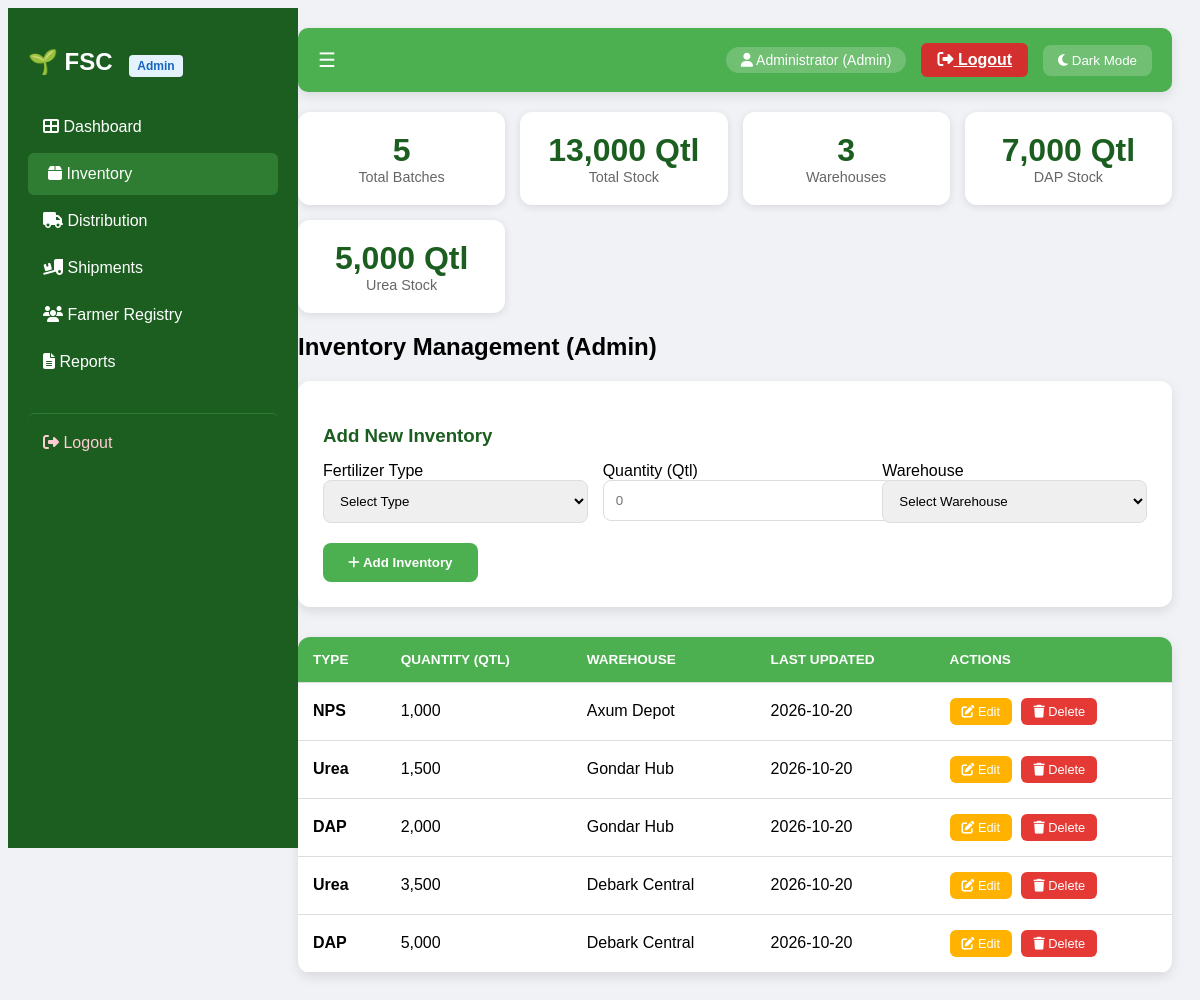
The app's page /inventory.php (signed in) with its own data.
### tables this page shows
CREATE TABLE IF NOT EXISTS inventory (
    id INT AUTO_INCREMENT PRIMARY KEY,
    fertilizer_type VARCHAR(50) NOT NULL,
    quantity DECIMAL(10,2) NOT NULL,
    warehouse VARCHAR(100) NOT NULL,
    minimum_threshold DECIMAL(10,2) DEFAULT 100,
    expiry_date DATE NULL,
    created_at TIMESTAMP DEFAULT CURRENT_TIMESTAMP,
    updated_at TIMESTAMP DEFAULT CURRENT_TIMESTAMP ON UPDATE CURRENT_TIMESTAMP
);

### inventory.php (the view, shortened to what this page needs)
<?php
require_once 'db_connect.php';
$user_role = $_SESSION['role'] ?? 'Customer';
$username = $_SESSION['username'] ?? 'User';
$full_name = $_SESSION['full_name'] ?? $username;
$edit_data = null;
$result = $conn->query("SELECT * FROM inventory ORDER BY id DESC");
$total_items = 0;
$total_quantity = 0;
$warehouses = [];
$dap_total = 0;
$urea_total = 0;
if ($result && $result->num_rows > 0) {
    $total_items = $result->num_rows;
    $result->data_seek(0);
    while($row = $result->fetch_assoc()) {
        $total_quantity += $row['quantity'];
        if (!in_array($row['warehouse'], $warehouses)) {
            $warehouses[] = $row['warehouse'];
        }
        if ($row['fertilizer_type'] == 'DAP') $dap_total += $row['quantity'];
        if ($row['fertilizer_type'] == 'Urea') $urea_total += $row['quantity'];
    }
    $result->data_seek(0);
}
?>
<!DOCTYPE html>
<html lang="en">
<head>
<link rel="stylesheet" href="https://cdnjs.cloudflare.com/ajax/libs/font-awesome/6.4.0/css/all.min.css">
<link rel="stylesheet" type="text/css" href="inventory.css">
</head>
<body class="<?php echo isset($_COOKIE['darkMode']) && $_COOKIE['darkMode'] == 'true' ? 'dark-mode' : ''; ?>">
<div class="sidebar" id="sidebar">
    <h2>🌱 FSC <span class="role-badge"><?php echo $user_role; ?></span></h2>
    <a href="dashboard.php"><i class="fas fa-th-large"></i> <span>Dashboard</span></a>
    <a href="inventory.php" class="active"><i class="fas fa-box"></i> <span>Inventory</span></a>
    <a href="distribution.php"><i class="fas fa-truck"></i> <span>Distribution</span></a>
    <a href="shipments.php"><i class="fas fa-truck-loading"></i> <span>Shipments</span></a>
    <a href="farmer.php"><i class="fas fa-users"></i> <span>Farmer Registry</span></a>
    <a href="reports.php"><i class="fas fa-file-alt"></i> <span>Reports</span></a>
    <a href="logout.php" class="logout-link"><i class="fas fa-sign-out-alt"></i> <span>Logout</span></a>
</div>
<div class="main-content">
    <div class="topbar">
        <div class="toggle-btn" onclick="toggleSidebar()">☰</div>
        <div class="user-info">
            <span><i class="fas fa-user"></i> <?php echo $full_name; ?> (<?php echo $user_role; ?>)</span>
            <a href="logout.php" class="logout-btn"><i class="fas fa-sign-out-alt"></i> Logout</a>
            <button onclick="toggleMode()"><i class="fas fa-moon"></i> Dark Mode</button>
        </div>
    </div>
    <div class="stats-grid">
        <div class="stat-card">
            <div class="stat-value"><?php echo $total_items; ?></div>
            <div class="stat-label">Total Batches</div>
        </div>
        <div class="stat-card">
            <div class="stat-value"><?php echo number_format($total_quantity); ?> Qtl</div>
            <div class="stat-label">Total Stock</div>
        </div>
        <div class="stat-card">
            <div class="stat-value"><?php echo count($warehouses); ?></div>
            <div class="stat-label">Warehouses</div>
        </div>
        <div class="stat-card">
            <div class="stat-value"><?php echo number_format($dap_total); ?> Qtl</div>
            <div class="stat-label">DAP Stock</div>
        </div>
        <div class="stat-card">
            <div class="stat-value"><?php echo number_format($urea_total); ?> Qtl</div>
            <div class="stat-label">Urea Stock</div>
        </div>
    </div>
    <h2 id="pageTitle" style="margin-bottom: 20px;">
        <?php
        if ($user_role == 'Admin') echo 'Inventory Management (Admin)';
        elseif ($user_role == 'Supplier') echo 'Supplier Inventory Management';
        else echo 'Local Inventory (View Only)';
        ?>
    </h2>
    <?php if ($user_role == 'Admin' || $user_role == 'Supplier'): ?>
    <div class="inventory-card">
        <h3 id="formTitle"><?php echo $edit_data ? 'Edit Inventory' : 'Add New Inventory'; ?></h3>
        <form method="POST" action="inventory.php">
            <div class="form-grid">
                <div>
                    <label>Fertilizer Type</label>
                    <select name="type" required>
                        <option value="">Select Type</option>
                    </select>
                </div>
                <div>
                    <label>Quantity (Qtl)</label>
                    <input type="number" name="quantity" value="<?php echo $edit_data ? $edit_data['quantity'] : ''; ?>" placeholder="0" min="1" required>
                </div>
                <div>
                    <label>Warehouse</label>
                    <select name="warehouse" required>
                        <option value="">Select Warehouse</option>
                    </select>
                </div>
            </div>
            <div style="margin-top: 20px;">
                <?php if ($edit_data): ?>
                    <button type="submit" name="update_inventory" class="btn-submit"><i class="fas fa-save"></i> Update Inventory</button>
                    <a href="inventory.php" class="btn-submit btn-cancel"><i class="fas fa-times"></i> Cancel</a>
                <?php else: ?>
                    <button type="submit" name="add_inventory" class="btn-submit"><i class="fas fa-plus"></i> Add Inventory</button>
                <?php endif; ?>
            </div>
        </form>
    </div>
    <?php endif; ?>
    <table id="inventoryTable">
        <thead>
            <tr>
                <th>Type</th>
                <th>Quantity (Qtl)</th>
                <th>Warehouse</th>
                <th>Last Updated</th>
                <th>Actions</th>
            </tr>
        </thead>
        <tbody>
            <?php if ($result && $result->num_rows > 0): ?>
                <?php while($row = $result->fetch_assoc()): ?>
                <tr>
                    <td><strong><?php echo htmlspecialchars($row['fertilizer_type']); ?></strong></td>
                    <td><?php echo number_format($row['quantity']); ?></td>
                    <td><?php echo htmlspecialchars($row['warehouse']); ?></td>
                    <td><?php echo date('Y-m-d', strtotime($row['updated_at'] ?? $row['created_at'])); ?></td>
                    <td>
                        <?php if ($user_role == 'Admin' || $user_role == 'Supplier'): ?>
                        <a href="inventory.php?edit=<?php echo $row['id']; ?>" class="edit-btn">
                            <i class="fas fa-edit"></i> Edit
                        </a>
                        <a href="inventory.php?delete=<?php echo $row['id']; ?>" class="delete-btn" onclick="return confirm('Are you sure you want to delete this record?')">
                            <i class="fas fa-trash"></i> Delete
                        </a>
                        <?php else: ?>
                        <button class="edit-btn" disabled><i class="fas fa-edit"></i> Edit</button>
                        <button class="delete-btn" disabled><i class="fas fa-trash"></i> Delete</button>
                        <?php endif; ?>
                    </td>
                </tr>
                <?php endwhile; ?>
            <?php else: ?>
                <tr><td colspan="5" style="text-align:center; padding:30px;">No inventory records found.</td></tr>
            <?php endif; ?>
        </tbody>
    </table>
</div>
</body>
</html>

### inventory.css (style rules this page uses)
body { font-family:Arial, Helvetica, sans-serif;background:#f0f2f5;transition:0.3s; }
.sidebar { width:250px;height:100vh;position:fixed;background:#1b5e20;padding:20px;transition:0.3s;z-index:1000; }
.sidebar h2 { color:white;margin-bottom:30px; }
.sidebar a { display:block;color:white;padding:12px 15px;text-decoration:none;transition:0.3s;border-radius:6px;margin-bottom:5px; }
.sidebar a:hover, .sidebar a.active { background:#2e7d32;padding-left:20px; }
.sidebar a.logout-link { margin-top: 30px; color: #ffcdd2; border-top: 1px solid #2e7d32; padding-top: 20px; }
.main-content { margin-left:270px;padding:20px;transition:0.3s; }
.topbar { display:flex; justify-content:space-between; align-items:center; background:#4caf50; padding:15px 20px; border-radius:10px; margin-bottom:20px; color:white; box-shadow:0 4px 12px rgba(0,0,0,0.1); }
.topbar .toggle-btn { cursor:pointer;font-size:20px; }
.topbar .user-info { display: flex; align-items: center; gap: 15px; }
.topbar .user-info span { background: rgba(255,255,255,0.2); padding: 5px 15px; border-radius: 20px; font-size: 14px; }
.topbar .logout-btn { background: #d32f2f; color: white; border: none; padding: 8px 16px; border-radius: 6px; cursor: pointer; font-weight: bold; transition: 0.3s; }
.topbar button { padding: 8px 15px; border: none; border-radius: 8px; background: rgba(255,255,255,0.2); color: white; cursor: pointer; }
.stats-grid { display: grid; grid-template-columns: repeat(auto-fit, minmax(180px, 1fr)); gap: 15px; margin-bottom: 20px; }
.stat-card { background: white; padding: 20px; border-radius: 12px; box-shadow: 0 2px 8px rgba(0,0,0,0.1); text-align: center; }
.stat-card .stat-value { font-size: 2rem; font-weight: bold; color: #1b5e20; }
.stat-card .stat-label { font-size: 0.9rem; color: #666; }
.inventory-card { background:white; padding:25px; border-radius:12px; box-shadow:0 4px 12px rgba(0,0,0,0.1); margin-bottom:30px; }
.inventory-card h3 { margin-bottom: 15px; color: #1b5e20; }
.form-grid { display: grid; grid-template-columns: repeat(auto-fit, minmax(200px, 1fr)); gap: 15px; }
.inventory-card input, .inventory-card select { width:100%; padding:12px; border-radius:8px; border:1px solid #ddd; outline:none; }
.btn-submit { padding:12px 25px; border:none; border-radius:8px; background:#4caf50; color:white; font-weight:bold; cursor:pointer; transition:0.3s; }
table { width:100%; border-collapse:collapse; background:white; border-radius:12px; overflow:hidden; box-shadow:0 4px 12px rgba(0,0,0,0.1); }
th, td { padding:15px; text-align:left; border-bottom:1px solid #ddd; }
th { background:#4caf50; color:white; text-transform:uppercase; font-size:0.85rem; }
.edit-btn { background:#ffb300; color:white; padding:6px 12px; border:none; border-radius:6px; cursor:pointer; margin-right:5px; text-decoration:none; font-size:0.8rem; display:inline-block; }
.delete-btn { background:#e53935; color:white; padding:6px 12px; border:none; border-radius:6px; cursor:pointer; text-decoration:none; font-size:0.8rem; display:inline-block; }
.role-badge { background: #e3f2fd; color: #1565c0; padding: 4px 8px; border-radius: 4px; font-size: 0.75rem; font-weight: bold; margin-left: 10px; }

### records on screen
inventory: fertilizer_type "NPS", quantity "1,000", warehouse "Axum Depot", updated_at "2026-10-20"
inventory: fertilizer_type "Urea", quantity "1,500", warehouse "Gondar Hub", updated_at "2026-10-20"
inventory: fertilizer_type "DAP", quantity "2,000", warehouse "Gondar Hub", updated_at "2026-10-20"
inventory: fertilizer_type "Urea", quantity "3,500", warehouse "Debark Central", updated_at "2026-10-20"
inventory: fertilizer_type "DAP", quantity "5,000", warehouse "Debark Central", updated_at "2026-10-20"

### other values on screen
$user_role "Admin"
$full_name "Administrator"
$total_items "5"
$total_quantity "13,000"
count($warehouses) "3"
$dap_total "7,000"
$urea_total "5,000"
